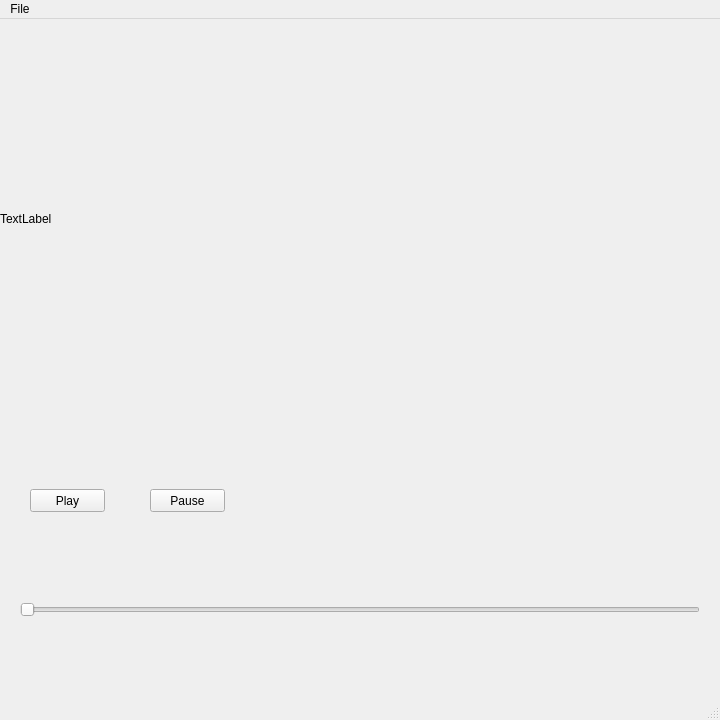
<?xml version="1.0" encoding="UTF-8"?>
<ui version="4.0">
 <class>MainWindow</class>
 <widget class="QMainWindow" name="MainWindow">
  <property name="geometry">
   <rect>
    <x>0</x>
    <y>0</y>
    <width>720</width>
    <height>720</height>
   </rect>
  </property>
  <property name="windowTitle">
   <string>MainWindow</string>
  </property>
  <widget class="QWidget" name="centralwidget">
   <property name="sizePolicy">
    <sizepolicy hsizetype="Maximum" vsizetype="Maximum">
     <horstretch>0</horstretch>
     <verstretch>0</verstretch>
    </sizepolicy>
   </property>
   <widget class="QLabel" name="playerView">
    <property name="geometry">
     <rect>
      <x>0</x>
      <y>0</y>
      <width>640</width>
      <height>400</height>
     </rect>
    </property>
    <property name="text">
     <string>TextLabel</string>
    </property>
    <property name="scaledContents">
     <bool>true</bool>
    </property>
   </widget>
   <widget class="QPushButton" name="playButton">
    <property name="geometry">
     <rect>
      <x>30</x>
      <y>470</y>
      <width>75</width>
      <height>23</height>
     </rect>
    </property>
    <property name="text">
     <string>Play</string>
    </property>
   </widget>
   <widget class="QPushButton" name="pauseButton">
    <property name="geometry">
     <rect>
      <x>150</x>
      <y>470</y>
      <width>75</width>
      <height>23</height>
     </rect>
    </property>
    <property name="text">
     <string>Pause</string>
    </property>
   </widget>
   <widget class="QSlider" name="horizontalSlider">
    <property name="geometry">
     <rect>
      <x>20</x>
      <y>580</y>
      <width>680</width>
      <height>22</height>
     </rect>
    </property>
    <property name="maximum">
     <number>1000</number>
    </property>
    <property name="singleStep">
     <number>1</number>
    </property>
    <property name="pageStep">
     <number>1</number>
    </property>
    <property name="orientation">
     <enum>Qt::Horizontal</enum>
    </property>
   </widget>
  </widget>
  <widget class="QMenuBar" name="menubar">
   <property name="geometry">
    <rect>
     <x>0</x>
     <y>0</y>
     <width>720</width>
     <height>23</height>
    </rect>
   </property>
   <widget class="QMenu" name="menuVideoEditor">
    <property name="title">
     <string>File</string>
    </property>
    <addaction name="actionOpenFile"/>
    <addaction name="actionTestVideo"/>
    <addaction name="actionExport"/>
    <addaction name="actionOpenProject"/>
   </widget>
   <addaction name="menuVideoEditor"/>
  </widget>
  <widget class="QStatusBar" name="statusbar"/>
  <action name="actionOpenFile">
   <property name="text">
    <string>OpenFile</string>
   </property>
  </action>
  <action name="actionTestVideo">
   <property name="text">
    <string>TestVideo</string>
   </property>
  </action>
  <action name="actionExport">
   <property name="text">
    <string>Export</string>
   </property>
  </action>
  <action name="actionOpenProject">
   <property name="text">
    <string>OpenProject</string>
   </property>
  </action>
 </widget>
 <resources/>
 <connections/>
</ui>
